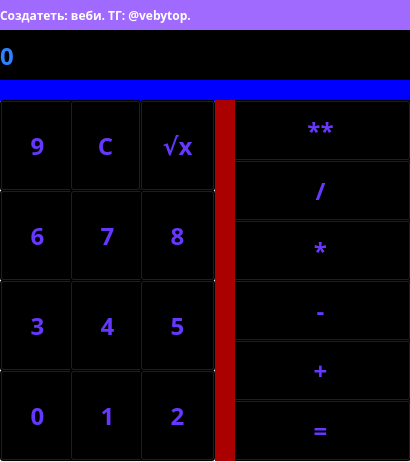
<?xml version="1.0" encoding="UTF-8"?>
<ui version="4.0">
 <class>MainWindow</class>
 <widget class="QMainWindow" name="MainWindow">
  <property name="geometry">
   <rect>
    <x>0</x>
    <y>0</y>
    <width>410</width>
    <height>462</height>
   </rect>
  </property>
  <property name="windowTitle">
   <string>Калькулятор</string>
  </property>
  <property name="windowIcon">
   <iconset>
    <normaloff>1682913955_2-7.jpg</normaloff>1682913955_2-7.jpg</iconset>
  </property>
  <widget class="QWidget" name="centralwidget">
   <widget class="QLabel" name="label">
    <property name="geometry">
     <rect>
      <x>0</x>
      <y>0</y>
      <width>421</width>
      <height>31</height>
     </rect>
    </property>
    <property name="font">
     <font>
      <family>Arial Black</family>
      <weight>75</weight>
      <bold>true</bold>
     </font>
    </property>
    <property name="cursor">
     <cursorShape>ArrowCursor</cursorShape>
    </property>
    <property name="styleSheet">
     <string notr="true">background-color: rgb(161, 106, 255);
color: rgb(255, 255, 255);</string>
    </property>
    <property name="text">
     <string>Создатеть: веби. ТГ: @vebytop.</string>
    </property>
    <property name="margin">
     <number>5</number>
    </property>
   </widget>
   <widget class="QLabel" name="label_2">
    <property name="geometry">
     <rect>
      <x>0</x>
      <y>30</y>
      <width>431</width>
      <height>51</height>
     </rect>
    </property>
    <property name="font">
     <font>
      <family>Arial Black</family>
      <pointsize>18</pointsize>
      <weight>75</weight>
      <bold>true</bold>
     </font>
    </property>
    <property name="styleSheet">
     <string notr="true">background-color: rgb(0, 0, 0);
color: rgb(46, 130, 255);</string>
    </property>
    <property name="text">
     <string>0</string>
    </property>
    <property name="margin">
     <number>10</number>
    </property>
   </widget>
   <widget class="QPushButton" name="pushButton">
    <property name="geometry">
     <rect>
      <x>230</x>
      <y>400</y>
      <width>181</width>
      <height>61</height>
     </rect>
    </property>
    <property name="font">
     <font>
      <family>Arial Black</family>
      <pointsize>18</pointsize>
      <weight>75</weight>
      <bold>true</bold>
     </font>
    </property>
    <property name="styleSheet">
     <string notr="true">background-color: rgb(0, 0, 0);
color: rgb(102, 55, 255);</string>
    </property>
    <property name="text">
     <string>=</string>
    </property>
   </widget>
   <widget class="QPushButton" name="pushButton_2">
    <property name="geometry">
     <rect>
      <x>230</x>
      <y>340</y>
      <width>181</width>
      <height>61</height>
     </rect>
    </property>
    <property name="font">
     <font>
      <family>Arial Black</family>
      <pointsize>18</pointsize>
      <weight>75</weight>
      <bold>true</bold>
     </font>
    </property>
    <property name="styleSheet">
     <string notr="true">background-color: rgb(0, 0, 0);
color: rgb(102, 55, 255);</string>
    </property>
    <property name="text">
     <string>+</string>
    </property>
   </widget>
   <widget class="QLabel" name="label_3">
    <property name="geometry">
     <rect>
      <x>-30</x>
      <y>80</y>
      <width>501</width>
      <height>21</height>
     </rect>
    </property>
    <property name="font">
     <font>
      <family>Arial Black</family>
      <pointsize>18</pointsize>
      <weight>75</weight>
      <bold>true</bold>
     </font>
    </property>
    <property name="styleSheet">
     <string notr="true">background-color: rgb(0, 0, 255);
color: rgb(124, 209, 255);</string>
    </property>
    <property name="text">
     <string/>
    </property>
    <property name="margin">
     <number>165</number>
    </property>
   </widget>
   <widget class="QPushButton" name="pushButton_3">
    <property name="geometry">
     <rect>
      <x>230</x>
      <y>280</y>
      <width>181</width>
      <height>61</height>
     </rect>
    </property>
    <property name="font">
     <font>
      <family>Arial Black</family>
      <pointsize>18</pointsize>
      <weight>75</weight>
      <bold>true</bold>
     </font>
    </property>
    <property name="styleSheet">
     <string notr="true">background-color: rgb(0, 0, 0);
color: rgb(102, 55, 255);</string>
    </property>
    <property name="text">
     <string>-</string>
    </property>
   </widget>
   <widget class="QPushButton" name="pushButton_4">
    <property name="geometry">
     <rect>
      <x>230</x>
      <y>220</y>
      <width>181</width>
      <height>61</height>
     </rect>
    </property>
    <property name="font">
     <font>
      <family>Arial Black</family>
      <pointsize>18</pointsize>
      <weight>75</weight>
      <bold>true</bold>
     </font>
    </property>
    <property name="styleSheet">
     <string notr="true">background-color: rgb(0, 0, 0);
color: rgb(102, 55, 255);</string>
    </property>
    <property name="text">
     <string>*</string>
    </property>
   </widget>
   <widget class="QPushButton" name="pushButton_5">
    <property name="geometry">
     <rect>
      <x>230</x>
      <y>160</y>
      <width>181</width>
      <height>61</height>
     </rect>
    </property>
    <property name="font">
     <font>
      <family>Arial Black</family>
      <pointsize>18</pointsize>
      <weight>75</weight>
      <bold>true</bold>
     </font>
    </property>
    <property name="styleSheet">
     <string notr="true">background-color: rgb(0, 0, 0);
color: rgb(102, 55, 255);</string>
    </property>
    <property name="text">
     <string>/</string>
    </property>
   </widget>
   <widget class="QPushButton" name="pushButton_6">
    <property name="geometry">
     <rect>
      <x>230</x>
      <y>100</y>
      <width>181</width>
      <height>61</height>
     </rect>
    </property>
    <property name="font">
     <font>
      <family>Arial Black</family>
      <pointsize>18</pointsize>
      <weight>75</weight>
      <bold>true</bold>
     </font>
    </property>
    <property name="styleSheet">
     <string notr="true">background-color: rgb(0, 0, 0);
color: rgb(102, 55, 255);</string>
    </property>
    <property name="text">
     <string>**</string>
    </property>
   </widget>
   <widget class="QPushButton" name="pushButton_7">
    <property name="geometry">
     <rect>
      <x>0</x>
      <y>370</y>
      <width>75</width>
      <height>91</height>
     </rect>
    </property>
    <property name="font">
     <font>
      <family>Arial Black</family>
      <pointsize>18</pointsize>
      <weight>75</weight>
      <bold>true</bold>
     </font>
    </property>
    <property name="styleSheet">
     <string notr="true">background-color: rgb(0, 0, 0);
color: rgb(102, 55, 255);</string>
    </property>
    <property name="text">
     <string>0</string>
    </property>
   </widget>
   <widget class="QPushButton" name="pushButton_8">
    <property name="geometry">
     <rect>
      <x>70</x>
      <y>370</y>
      <width>75</width>
      <height>91</height>
     </rect>
    </property>
    <property name="font">
     <font>
      <family>Arial Black</family>
      <pointsize>18</pointsize>
      <weight>75</weight>
      <bold>true</bold>
     </font>
    </property>
    <property name="styleSheet">
     <string notr="true">background-color: rgb(0, 0, 0);
color: rgb(102, 55, 255);</string>
    </property>
    <property name="text">
     <string>1</string>
    </property>
   </widget>
   <widget class="QPushButton" name="pushButton_9">
    <property name="geometry">
     <rect>
      <x>140</x>
      <y>370</y>
      <width>75</width>
      <height>91</height>
     </rect>
    </property>
    <property name="font">
     <font>
      <family>Arial Black</family>
      <pointsize>18</pointsize>
      <weight>75</weight>
      <bold>true</bold>
     </font>
    </property>
    <property name="styleSheet">
     <string notr="true">background-color: rgb(0, 0, 0);
color: rgb(102, 55, 255);</string>
    </property>
    <property name="text">
     <string>2</string>
    </property>
   </widget>
   <widget class="QLabel" name="label_4">
    <property name="geometry">
     <rect>
      <x>215</x>
      <y>100</y>
      <width>20</width>
      <height>361</height>
     </rect>
    </property>
    <property name="styleSheet">
     <string notr="true">background-color: rgb(170, 0, 0);</string>
    </property>
    <property name="text">
     <string/>
    </property>
   </widget>
   <widget class="QPushButton" name="pushButton_10">
    <property name="geometry">
     <rect>
      <x>0</x>
      <y>280</y>
      <width>75</width>
      <height>91</height>
     </rect>
    </property>
    <property name="font">
     <font>
      <family>Arial Black</family>
      <pointsize>18</pointsize>
      <weight>75</weight>
      <bold>true</bold>
     </font>
    </property>
    <property name="styleSheet">
     <string notr="true">background-color: rgb(0, 0, 0);
color: rgb(102, 55, 255);</string>
    </property>
    <property name="text">
     <string>3</string>
    </property>
   </widget>
   <widget class="QPushButton" name="pushButton_11">
    <property name="geometry">
     <rect>
      <x>70</x>
      <y>280</y>
      <width>75</width>
      <height>91</height>
     </rect>
    </property>
    <property name="font">
     <font>
      <family>Arial Black</family>
      <pointsize>18</pointsize>
      <weight>75</weight>
      <bold>true</bold>
     </font>
    </property>
    <property name="styleSheet">
     <string notr="true">background-color: rgb(0, 0, 0);
color: rgb(102, 55, 255);</string>
    </property>
    <property name="text">
     <string>4</string>
    </property>
   </widget>
   <widget class="QPushButton" name="pushButton_12">
    <property name="geometry">
     <rect>
      <x>140</x>
      <y>280</y>
      <width>75</width>
      <height>91</height>
     </rect>
    </property>
    <property name="font">
     <font>
      <family>Arial Black</family>
      <pointsize>18</pointsize>
      <weight>75</weight>
      <bold>true</bold>
     </font>
    </property>
    <property name="styleSheet">
     <string notr="true">background-color: rgb(0, 0, 0);
color: rgb(102, 55, 255);</string>
    </property>
    <property name="text">
     <string>5</string>
    </property>
   </widget>
   <widget class="QPushButton" name="pushButton_13">
    <property name="geometry">
     <rect>
      <x>0</x>
      <y>190</y>
      <width>75</width>
      <height>91</height>
     </rect>
    </property>
    <property name="font">
     <font>
      <family>Arial Black</family>
      <pointsize>18</pointsize>
      <weight>75</weight>
      <bold>true</bold>
     </font>
    </property>
    <property name="styleSheet">
     <string notr="true">background-color: rgb(0, 0, 0);
color: rgb(102, 55, 255);</string>
    </property>
    <property name="text">
     <string>6</string>
    </property>
   </widget>
   <widget class="QPushButton" name="pushButton_14">
    <property name="geometry">
     <rect>
      <x>70</x>
      <y>190</y>
      <width>75</width>
      <height>91</height>
     </rect>
    </property>
    <property name="font">
     <font>
      <family>Arial Black</family>
      <pointsize>18</pointsize>
      <weight>75</weight>
      <bold>true</bold>
     </font>
    </property>
    <property name="styleSheet">
     <string notr="true">background-color: rgb(0, 0, 0);
color: rgb(102, 55, 255);</string>
    </property>
    <property name="text">
     <string>7</string>
    </property>
   </widget>
   <widget class="QPushButton" name="pushButton_15">
    <property name="geometry">
     <rect>
      <x>140</x>
      <y>190</y>
      <width>75</width>
      <height>91</height>
     </rect>
    </property>
    <property name="font">
     <font>
      <family>Arial Black</family>
      <pointsize>18</pointsize>
      <weight>75</weight>
      <bold>true</bold>
     </font>
    </property>
    <property name="styleSheet">
     <string notr="true">background-color: rgb(0, 0, 0);
color: rgb(102, 55, 255);</string>
    </property>
    <property name="text">
     <string>8</string>
    </property>
   </widget>
   <widget class="QPushButton" name="pushButton_16">
    <property name="geometry">
     <rect>
      <x>0</x>
      <y>100</y>
      <width>75</width>
      <height>91</height>
     </rect>
    </property>
    <property name="font">
     <font>
      <family>Arial Black</family>
      <pointsize>18</pointsize>
      <weight>75</weight>
      <bold>true</bold>
     </font>
    </property>
    <property name="styleSheet">
     <string notr="true">background-color: rgb(0, 0, 0);
color: rgb(102, 55, 255);</string>
    </property>
    <property name="text">
     <string>9</string>
    </property>
   </widget>
   <widget class="QPushButton" name="pushButton_17">
    <property name="geometry">
     <rect>
      <x>70</x>
      <y>100</y>
      <width>71</width>
      <height>91</height>
     </rect>
    </property>
    <property name="font">
     <font>
      <family>Arial Black</family>
      <pointsize>18</pointsize>
      <weight>75</weight>
      <bold>true</bold>
     </font>
    </property>
    <property name="styleSheet">
     <string notr="true">background-color: rgb(0, 0, 0);
color: rgb(102, 55, 255);</string>
    </property>
    <property name="text">
     <string>C</string>
    </property>
   </widget>
   <widget class="QPushButton" name="pushButton_18">
    <property name="geometry">
     <rect>
      <x>140</x>
      <y>100</y>
      <width>75</width>
      <height>91</height>
     </rect>
    </property>
    <property name="font">
     <font>
      <family>Arial Black</family>
      <pointsize>18</pointsize>
      <weight>75</weight>
      <bold>true</bold>
     </font>
    </property>
    <property name="styleSheet">
     <string notr="true">background-color: rgb(0, 0, 0);
color: rgb(102, 55, 255);</string>
    </property>
    <property name="text">
     <string>√x</string>
    </property>
   </widget>
  </widget>
 </widget>
 <resources/>
 <connections/>
</ui>
